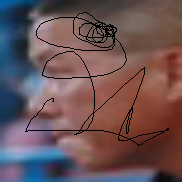
%> input picture data_xulyanh/dateset/1.png, 182 x 182 px; its folder holds only this picture in this run
$ octave --eval "result = get_hist_HOG_dataset;"   (GNU Octave 9; MATLAB toolbox functions it lacks are replaced by stand-ins)
%> lines starting %> are read from the running program, lines starting %| are printed output that depends on the picture
function [mt_hist_HOG , filenames] = get_hist_HOG_dataset()
%get_color_hist_dataset doc vao cac anh tu tap nguon va tinh histgram cua
%cac anh.
    image_folder= 'C:\Users\ASUS\Desktop\BTL_XuLyAnh\data_xulyanh\dateset';
    filenames = dir(fullfile(image_folder,'*.png'));
    total_images = numel(filenames);
    mt_hist_HOG = [];
    mask_grad_x = [-1 -1 -1 ; 2 2 2 ; -1 -1 -1];
    mask_grad_y = [-1 2 -1 ; -1 2 -1 ; -1 2 -1];
    G = fspecial('gaussian',[5 5],2);
    for n = 1:total_images
        f = fullfile(image_folder, filenames(n).name);
        images = imread(f);
%> images is the input picture: size 182x182x3 uint8; mean R, G, B 106.9, 83.2, 86.2
        image = rgb2gray(images);
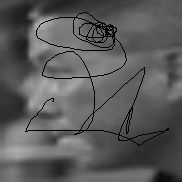
%> image: size 182x182 uint8; min 0, max 178, mean 90.6
        image = imfilter(image,G,'same');
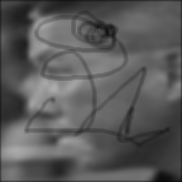
%> image: size 182x182 uint8; min 7, max 174, mean 89.7
        image_grad_x = filter2(mask_grad_x, image, 'same');
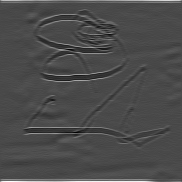
%> image_grad_x: size 182x182 double; min -58, max 142, mean 1.5; drawn with min black and max white
        image_grad_y = filter2(mask_grad_y, image, 'same') + 0.001;
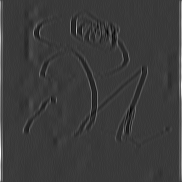
%> image_grad_y: size 182x182 double; min -50, max 170, mean 1.6; drawn with min black and max white
        image = image_grad_x ./ image_grad_y;
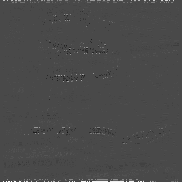
%> image: size 182x182 double; min -57000, max 141000, mean 608.5; drawn with min black and max white
        [m , n ] = size(image);
%> m = 182; n = 182
        image_hist_hog = [0 ; 0 ; 0 ; 0];
        for i  =  1:m
            for j = 1:n
                if (image(i,j) < -1)
                    image(i,j) = 1;
                    image_hist_hog(1,1) = image_hist_hog(1,1) + 1;
                elseif (image(i,j) < 0)
                    image(i,j) = 2;
                    image_hist_hog(2,1) = image_hist_hog(2,1) + 1;
                elseif (image(i,j) < 1)
                    image(i,j) = 3;
                    image_hist_hog(3,1) = image_hist_hog(3,1) + 1;
                else
                    image(i,j) = 4;
                    image_hist_hog(4,1) = image_hist_hog(4,1) + 1;
                end
            end
        end
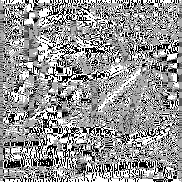
%> image: size 182x182 double; min 1, max 4, mean 2.75; drawn with min black and max white
%> after the loop, image_hist_hog = [7269; 3836; 11782; 10237]

        mt_hist_HOG = [mt_hist_HOG , image_hist_hog ];
%> mt_hist_HOG = [7269; 3836; 11782; 10237]
    end
end
